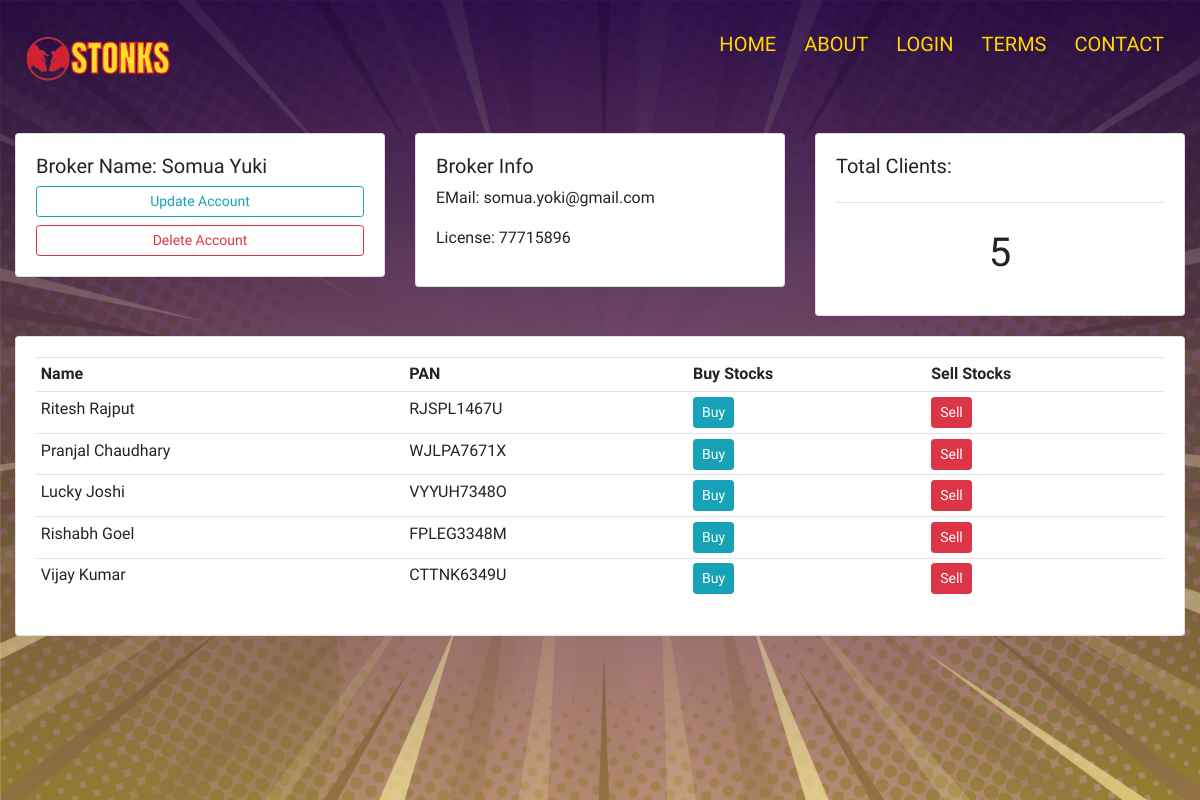
The page /broker/2/ on the database its author committed.
### accounts/models.py (models this page shows, shortened)
class Broker(models.Model):
    BID = models.CharField(max_length = 12)
    Name = models.CharField(max_length = 50)
    Email = models.EmailField(null = True)
    License = models.CharField(max_length = 14)
    data_created  = models.DateTimeField(auto_now_add = True)

class Client_Broker(models.Model):
    CID = models.ForeignKey(Client, on_delete = models.CASCADE)
    BID = models.ForeignKey(Broker, on_delete = models.CASCADE)
    data_created = models.DateTimeField(auto_now_add=True)

class Client(models.Model):
    CID = models.CharField(max_length = 12)
    Name = models.CharField(max_length = 50)
    Email = models.EmailField()
    Portfolio_ID = models.CharField(max_length = 15)
    PAN = models.CharField(max_length = 14)
    data_created = models.DateTimeField(auto_now_add = True)
    Password = models.CharField(max_length=20,default="1234")

### accounts/views.py (the view)
# urls.py: path('broker/<str:ID>/', views.broker, name='broker'),
def broker(request, ID):
    broker = Broker.objects.get(id = ID)
    clients = broker.client_broker_set.all()
    cnt_cli = broker.client_broker_set.all().count()
    context = {'broker': broker, 'clients': clients, "cnt_cli": cnt_cli}
    return render(request, 'accounts/broker.html', context)

### accounts/templates/accounts/broker.html (shortened to what this page needs)
{% load static %}
<!DOCTYPE html>
<html>
<head>
	<link rel="stylesheet" href="https://stackpath.bootstrapcdn.com/bootstrap/4.3.1/css/bootstrap.min.css">
    <link rel="stylesheet" type="text/css" href="{% static '/css/client.css' %}">
</head>
<body>
    <section class="header">
	<nav>
        <a href="{% url 'home' %}"><img src="{% static '/images/03.png' %}"></a>
        <div class="nav-links">
            <ul>
                <li> <a href="{% url 'home' %}">HOME</a></li>
                <li> <a href="{% url 'about' %}">ABOUT</a></li>
                <li> <a href="{% url 'login' %}">LOGIN</a></li>
                <li> <a href="{% url 'terms' %}">TERMS</a></li>
                <li> <a href="{% url 'contact' %}">CONTACT</a></li>
            </ul>
        </div>
    </nav>
	<div class="container-fluid">
        <br>
        <div class="row">
            <div class="col-md">
                <div class="card card-body">
                    <h5>Broker Name: {{broker.Name}}</h5>
                    <a class="btn btn-outline-info  btn-sm btn-block" href="">Update Account</a>
                    <a class="btn btn-outline-danger  btn-sm btn-block" href="">Delete Account</a>
                </div>
            </div>
            <div class="col-md">
                <div class="card card-body">
                    <h5>Broker Info</h5>
                    <p>EMail: {{broker.Email}}</p>
                    <p>License: {{broker.License}}</p>
                </div>
            </div>
            <div class="col-md">
                <div class="card card-body">
                    <h5>Total Clients:</h5>
                    <hr>
                    <h1 style="text-align: center;padding: 10px">{{cnt_cli}}</h1>
                </div>
            </div>
        </div>
        <div class="row">
            <div class="col-md">
                <div class="card card-body">
                    <table class="table table-sm">
                        <tr>
                            <th>Name</th>
                            <th>PAN</th>
                            <th>Buy Stocks</th>
                            <th>Sell Stocks</th>
                        </tr>
                        {% for C in clients %}
				        <tr>
					    <td>{{C.CID.Name}}</td>
					    <td>{{C.CID.PAN}}</td>
                        <td><a class="btn btn-sm btn-info" href="#">Buy</a></td>
					    <td><a class="btn btn-sm btn-danger" href="#">Sell</a></td>
				        </tr>
				        {% endfor %}
                    </table>
                </div>
            </div>
        </div>
    </div>
    </section>
</body>
</html>

### static/css/client.css (style rules this page uses)
* { margin: 0; padding: 0; font-family: 'Maven Pro', sans-serif; }
nav { display: flex; padding: 1% 2%; justify-content: space-between; align-items: center; }
nav img { width: 150px; }
.nav-links ul li { list-style: none; display: inline-block; padding: 8px 12px; position: relative; }
.nav-links ul li a { color: gold; text-decoration: none; font-size: 20px; }
.nav-links ul li::after { content: ''; width: 0%; height: 4px; background:orangered; display: block; margin: auto; transition: 0.2s; }
.row { padding-bottom: 20px; }

### rows shown on the page
Broker: Name "Somua Yuki", Email "somua.yoki@gmail.com", License "77715896"
Client_Broker: CID.Name "Ritesh Rajput", CID.PAN "RJSPL1467U"
Client_Broker: CID.Name "Pranjal Chaudhary", CID.PAN "WJLPA7671X"
Client_Broker: CID.Name "Lucky Joshi", CID.PAN "VYYUH7348O"
Client_Broker: CID.Name "Rishabh Goel", CID.PAN "FPLEG3348M"
Client_Broker: CID.Name "Vijay Kumar", CID.PAN "CTTNK6349U"

### other values the page prints
{{ cnt_cli }} "5"
